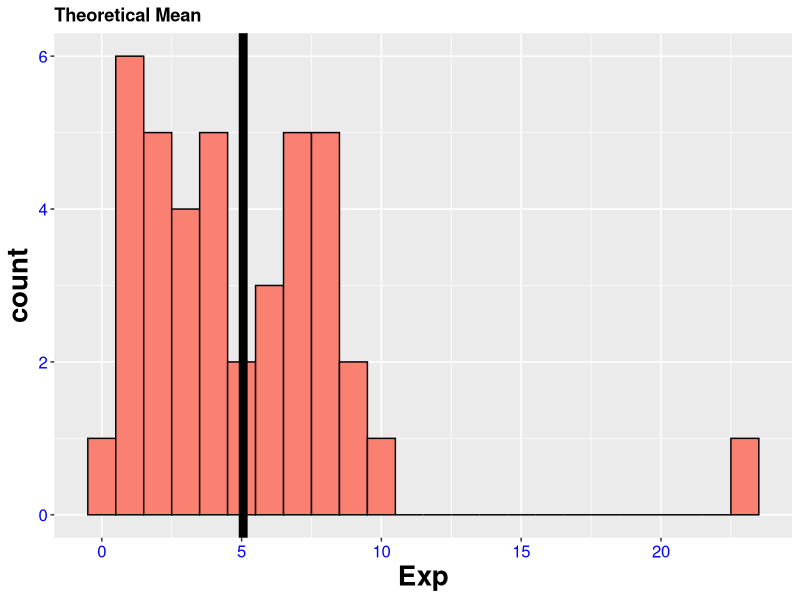
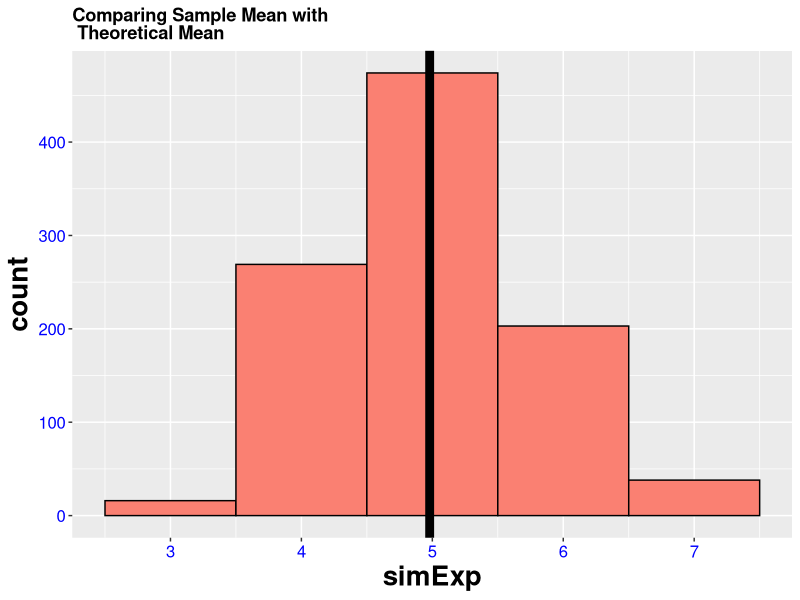
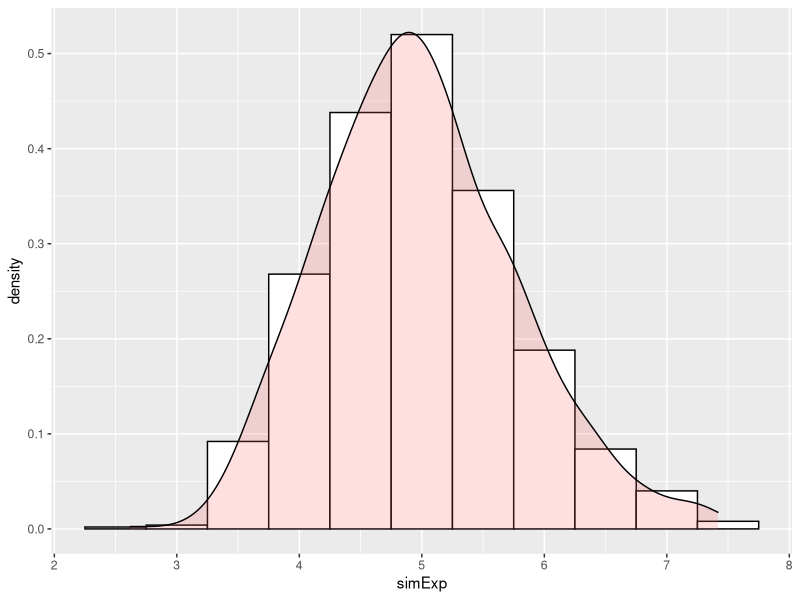
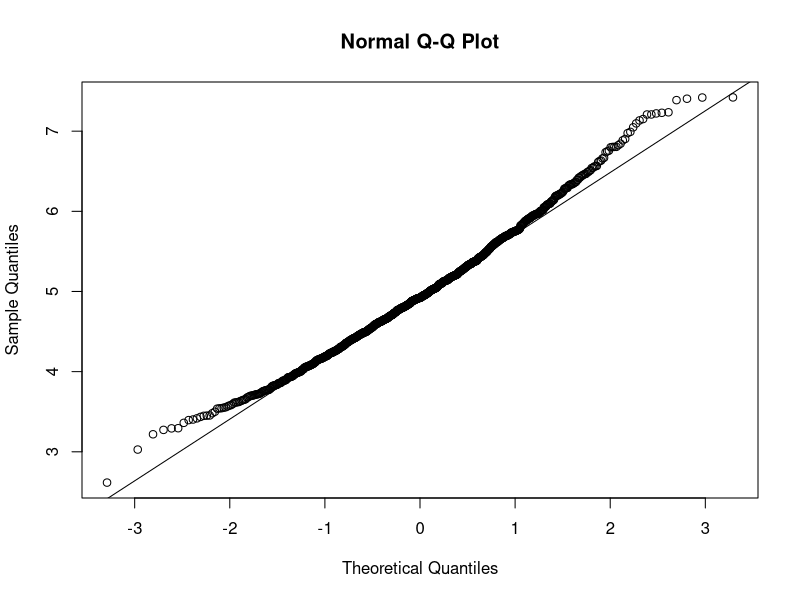

Write the R code that produced these figures, in order.
## ---- chunk 1
library(ggplot2)
n<-40
lambda<-0.2
l1<-rexp(n, lambda)
l1<-as.data.frame(l1)
names(l1)<-c('Exp')

g <- ggplot(l1, aes(x = Exp)) + geom_histogram(fill = "salmon", colour = "black", binwidth=1)
g <- g + geom_vline(xintercept = mean(l1$Exp), size = 3)
g+ggtitle("Theoretical Mean")+theme(axis.text = element_text(colour = "blue"))+
  theme(axis.text=element_text(size=12),axis.title=element_text(size=20,face="bold"))+
  theme(plot.title = element_text(lineheight=.8, face="bold"))
## ---- chunk 2
lambda<-0.2
n<-40
nosim <- 1000 #1000 simulations

meanExp<-c() # creating null vector

for (i in 1:nosim){
  lhats <- rexp(n, lambda) #generating exponential distribution
  meanExp[i]<-mean(lhats)  # averaging each simulation
}

#overall mean for the 1000 simulations.
simMean<-mean(meanExp)
simMean

## ---- chunk 3
meanExp<-as.data.frame(meanExp)
names(meanExp)<-c('simExp')
library(ggplot2)
g <- ggplot(meanExp, aes(x = simExp)) + geom_histogram(fill = "salmon", colour = "black", binwidth=1)
g <- g + geom_vline(xintercept = mean(meanExp$simExp), size = 3)
g+ggtitle("Comparing Sample Mean with\n Theoretical Mean")+theme(axis.text = element_text(colour ="blue"))+theme(axis.text=element_text(size=12),axis.title=element_text(size=20,face="bold"))+
theme(plot.title = element_text(lineheight=.8, face="bold"))
## ---- chunk 4
simVar<-var(meanExp)
simVar
## ---- chunk 5
theryVar<-1/(lambda)^2/n
theryVar
## ---- chunk 6
library(ggplot2)
ggplot(meanExp, aes(x=simExp)) + 
  geom_histogram(aes(y=..density..),      # Histogram with density instead of count on y-axis
                 binwidth=.5,
                 colour="black", fill="white") +
  geom_density(alpha=.2, fill="#FF6666")  # Overlay with transparent density plot

## ---- chunk 7
qqnorm(meanExp$simExp)
qqline(meanExp$simExp)

